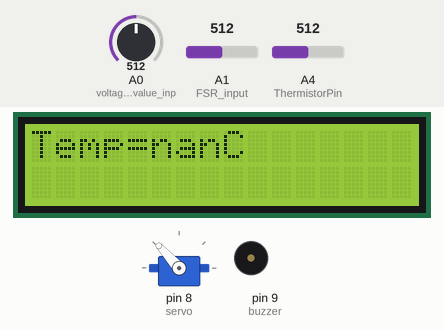
This sketch was run on a simulated Arduino Uno, built with avr-gcc and run on an emulated ATmega328P. On the bench: 16×2 character LCD, servo, buzzer (waves = sounding). The inputs (shaded band) are chosen by the test bench; at power-on: A1 (FSR_input) = 512, A4 (ThermistorPin) = 512, A0 (voltage_divider_value_inp) = 512. What the sketch prints to the serial monitor is not drawn.

Above: at 1.2 s.
1.3 s: A1 (FSR_input) set to 690
4.3 s: A1 (FSR_input) set to 714
At 5.5 s:
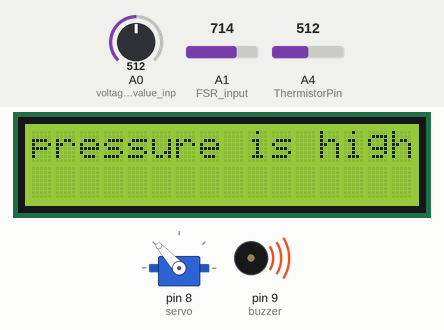
7.3 s: A4 (ThermistorPin) set to 7
9.3 s: A4 (ThermistorPin) set to 4
At 12.0 s:
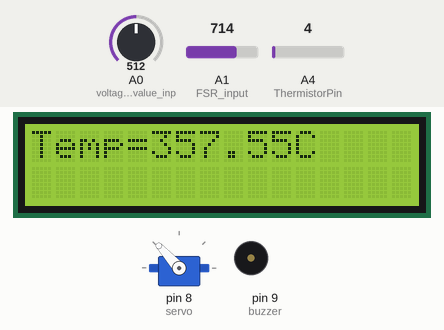
12.3 s: A0 (voltage_divider_value_inp) set to 710
At 16.0 s:
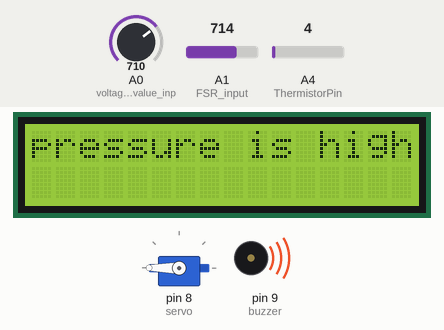
18.3 s: A0 (voltage_divider_value_inp) set to 862
20.1 s: A0 (voltage_divider_value_inp) set to 890
At 22.5 s:
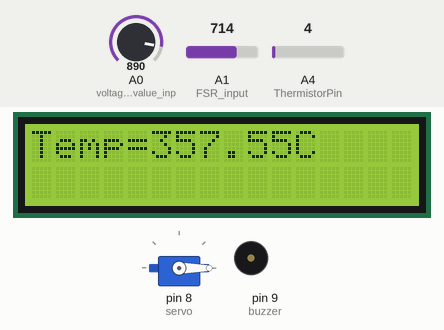
Timing chart, 0 to 24.1 s (numbered marks = the images above; inputs shaded):
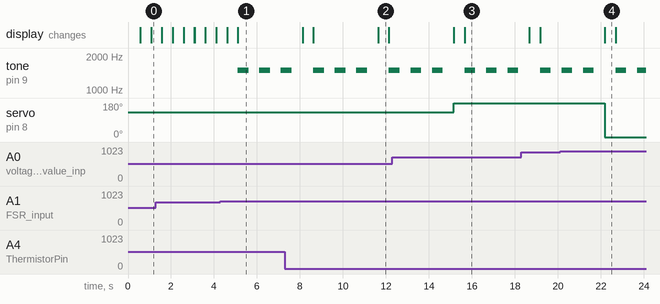

The sketch:

Rcode.ino
```cpp
#include <LiquidCrystal.h>
#include <Servo.h>
Servo servo;
int sensorvalue =0;  //flex reading input pin (A0)
int ThermistorPin=4; // thermistor reading input for arduino (A4)
int Vo;              // for equation thermistor
float R1=100000;
float logR2,R2,T;
float c1=0.8272069482e-03,c2=2.087897328e-04,c3=0.8062131944e-07;
int reading=1;        // for Fsr input reading to the arduino
const int buzzer = 9;
LiquidCrystal lcd(12,11,5,4,3,2);
void setup()
{
            pinMode(buzzer, OUTPUT);
            lcd.begin(16,2);
            lcd.clear(  );
            Serial.begin(9600);
            pinMode(A1,INPUT);//FSR input
            pinMode(A0,INPUT);// voltage divider value input
            pinMode(8,OUTPUT);// PWM output to servo
            servo.attach(8);// telling where signal pin of servo attached(must be a PWM pin)
}
void loop()
{
             sensorvalue = analogRead(A0); //read analog value from Flex sensor
             servo.write(sensorvalue-380);// take read of flex and send it output to servo
             Serial.print("FlexReading=");
             Serial.println(sensorvalue);
             reading = analogRead(A1); // input to FSR
             Vo=analogRead(ThermistorPin);        //input to thermistor
             R2=R1*((5.0/(float)Vo)-1.0);
             logR2=log(R2);
             T=(1.0/(c1+c2*logR2+c3*logR2*logR2*logR2));
             T = T+27;

             lcd.print("Temp=");
             lcd.print(T);
             lcd.print("C");
             delay(500);
             lcd.clear();
             Serial.print("temp is");
             Serial.println(T);
             if(reading>700)
           {
            for(int i=0;i<=2;i++)
            {
               lcd.setCursor(0,0);
            lcd.print("pressure is high");
            tone(buzzer,1500); // Send 1KHz sound signal...
            delay(500);
            noTone(buzzer);     // Stop sound...
            delay(500);
            }// ...for 1sec
            lcd.clear();
           }

            Serial.print("FSR Reading =");
            Serial.println(reading);
}
```

Measured:
- the behaviour switches between 700 and 701 on A1 (FSR_input) (found by bisection; images 0 and 1)
- the behaviour switches between 6 and 5 on A4 (ThermistorPin) (found by bisection; images 1 and 2)
- the behaviour switches between 879 and 880 on A0 (voltage_divider_value_inp) (found by bisection; images 3 and 4)
- after the input at 4.3 s, tone on pin 9 (buzzer): alternates 1500 Hz for 0.50 s and silent for 0.50 s, starting after 0.81 s; the display: first differs from a run without the input after 0.81 s (image 1)
- after the input at 9.3 s, the display: first differs from a run without the input after 2.3 s (image 2)
- after the input at 12.3 s, servo on pin 8 (servo): 132° → 180° after 2.9 s
- after the input at 20.1 s, servo on pin 8 (servo): 180° → 0° after 2.1 s
